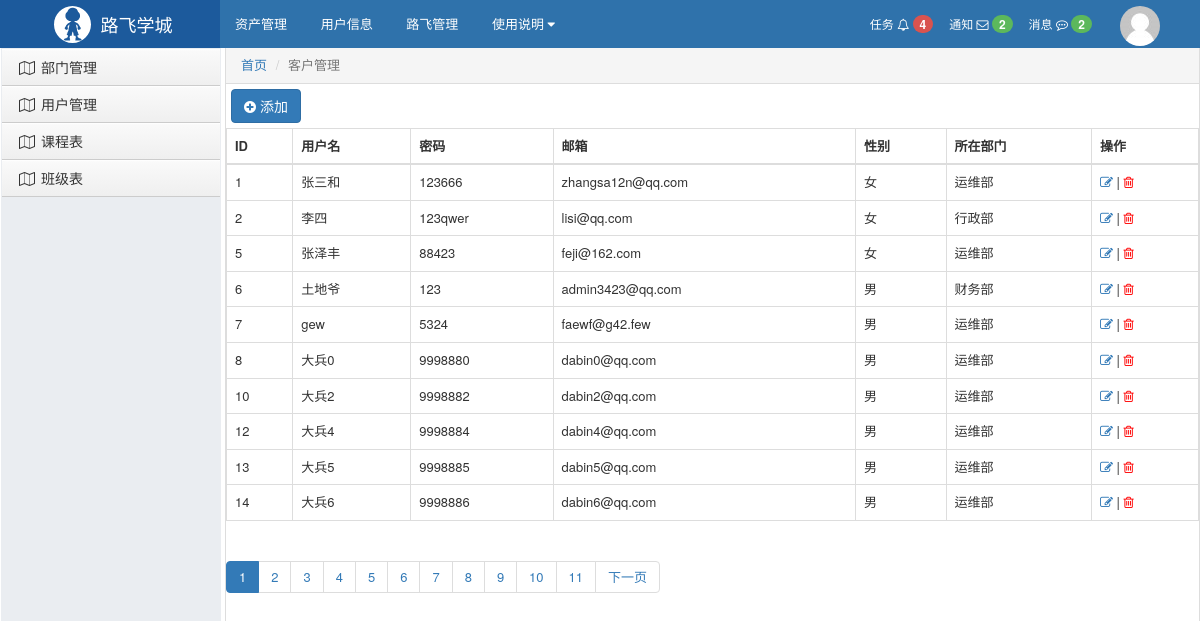
Page /crm/user/list/ on the committed database.
### crm/models.py (models this page shows, shortened)
class UserInfo(models.Model):
    username = models.CharField(verbose_name='用户名',max_length=32)
    password = models.CharField(verbose_name='密码',max_length=64)
    email = models.EmailField(verbose_name='邮箱',max_length=128)
    gender_choices = (
        (1,'男'),
        (2,'女'),
    )
    gender = models.IntegerField(verbose_name='性别',choices=gender_choices)
    depart = models.ForeignKey(verbose_name='所在部门',to='Department')

class Department(models.Model):
    title = models.CharField(verbose_name='部门名称',max_length=32)
    def __str__(self):
        return self.title

### crm/views/userinfo.py (the view)
def user_list(request):
    page = request.GET.get('page', 1)
    total_count = models.UserInfo.objects.all().count()
    pager = Pagination(page, total_count, '/crm/user/list/')
    user_queryset = models.UserInfo.objects.all()[pager.start :pager.end]
    return render(request,'user_list.html',{'user_queryset':user_queryset,'pager':pager})

### crm/utils/pager.py (called while the page is built)
    @property
    def start(self):
        return (self.page-1) * self.per_page_count

    @property
    def end(self):
        return self.page * self.per_page_count

### crm/templates/user_list.html
{% extends 'layout.html' %}
{% block content %}
    <div style="margin: 5px;">
        <a href="/crm/user/add/" class="btn btn-primary"><i class="fa fa-plus-circle" aria-hidden="true"></i> 添加</a>
    </div>
    <table class="table table-bordered">
        <thead>
            <tr>
                <th>ID</th>
                <th>用户名</th>
                <th>密码</th>
                <th>邮箱</th>
                <th>性别</th>
                <th>所在部门</th>
                <th>操作</th>
            </tr>
        </thead>
        <tbody>
            {% for row in user_queryset %}
                <tr>
                    <td>{{ row.id }}</td>
                    <td>{{ row.username }}</td>
                    <td>{{ row.password }}</td>
                    <td>{{ row.email }}</td>
                    <td>{{ row.get_gender_display }}</td>
                    <td>{{ row.depart }}</td>
                    <td>
                        <a href="/crm/user/edit/{{ row.id }}/"><i class="fa fa-pencil-square-o" aria-hidden="true"></i></a>
                        |
                        <a href="/crm/user/del/{{ row.id }}/" style="color: red;"><i class="fa fa-trash-o" aria-hidden="true"></i></a>
                    </td>
                </tr>
            {% endfor %}
        </tbody>
    </table>
    <ul class="pagination">
        {{ pager.page_html|safe }}
    </ul>
{% endblock %}

### crm/static/css/commons.css (style rules this page uses)
body { margin: 0; }

### crm/templates/layout.html (style rules this page uses)
body { margin: 0; }

### rows in the picture
UserInfo: id "1", username "张三和", password "123666", email "zhangsa12n@qq.com", gender "女", depart "运维部"
UserInfo: id "2", username "李四", password "123qwer", email "lisi@qq.com", gender "女", depart "行政部"
UserInfo: id "5", username "张泽丰", password "88423", email "feji@162.com", gender "女", depart "运维部"
UserInfo: id "6", username "土地爷", password "123", email "admin3423@qq.com", gender "男", depart "财务部"
UserInfo: id "7", username "gew", password "5324", email "faewf@g42.few", gender "男", depart "运维部"
UserInfo: id "8", username "大兵0", password "9998880", email "dabin0@qq.com", gender "男", depart "运维部"
UserInfo: id "10", username "大兵2", password "9998882", email "dabin2@qq.com", gender "男", depart "运维部"
UserInfo: id "12", username "大兵4", password "9998884", email "dabin4@qq.com", gender "男", depart "运维部"
UserInfo: id "13", username "大兵5", password "9998885", email "dabin5@qq.com", gender "男", depart "运维部"
UserInfo: id "14", username "大兵6", password "9998886", email "dabin6@qq.com", gender "男", depart "运维部"

### other values in the picture
{{ pager.page_html|safe }} "1 2 3 4 5 6 7 8 9 10 11 下一页"
